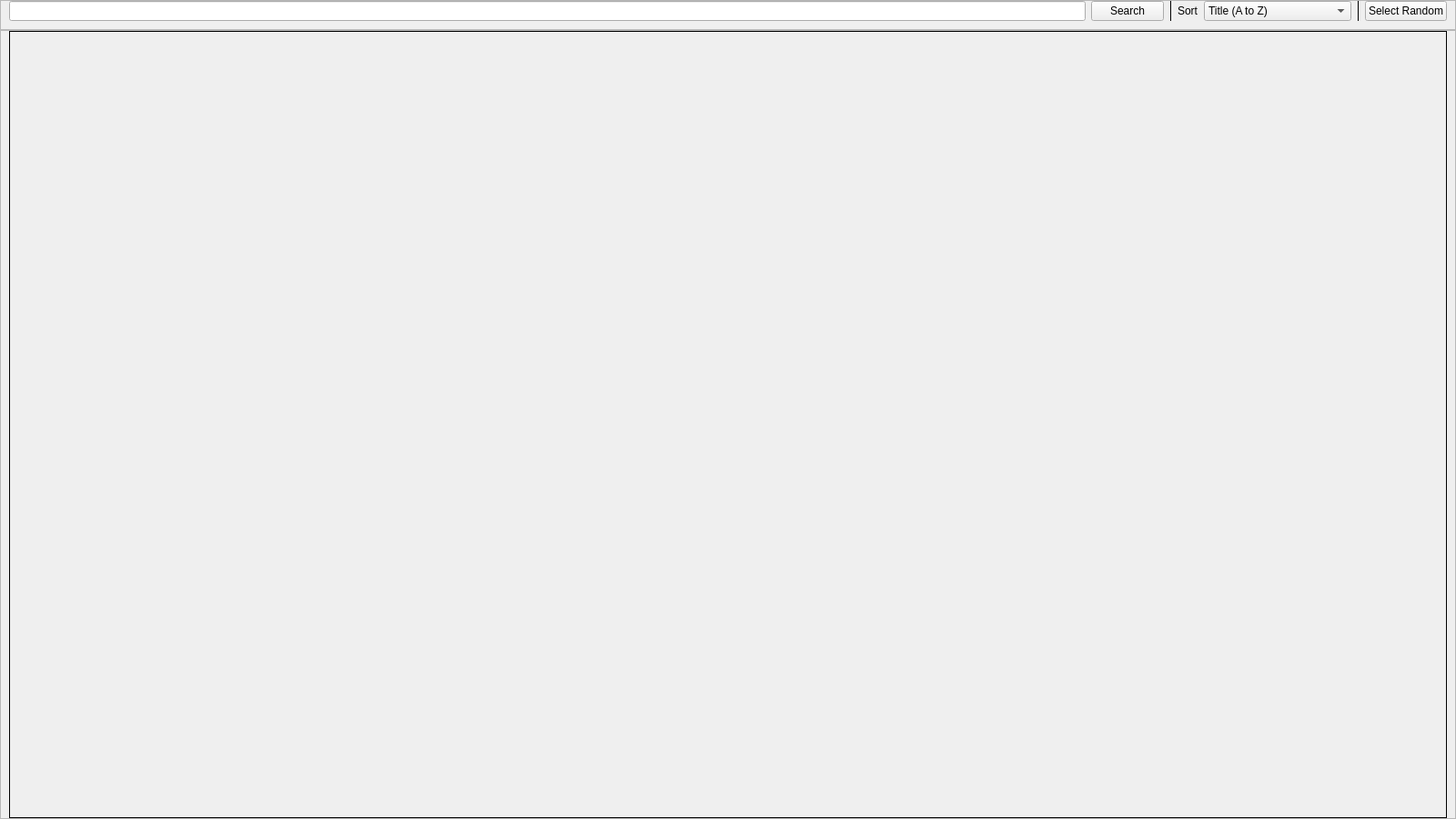
<?xml version="1.0" encoding="UTF-8"?>
<ui version="4.0">
 <class>bookshelf_panel</class>
 <widget class="QFrame" name="bookshelf_panel">
  <property name="geometry">
   <rect>
    <x>0</x>
    <y>0</y>
    <width>1600</width>
    <height>900</height>
   </rect>
  </property>
  <property name="windowTitle">
   <string>Frame</string>
  </property>
  <layout class="QVBoxLayout" name="verticalLayout">
   <property name="spacing">
    <number>0</number>
   </property>
   <property name="leftMargin">
    <number>0</number>
   </property>
   <property name="topMargin">
    <number>0</number>
   </property>
   <property name="rightMargin">
    <number>0</number>
   </property>
   <property name="bottomMargin">
    <number>0</number>
   </property>
   <item>
    <widget class="QFrame" name="frame">
     <property name="frameShape">
      <enum>QFrame::StyledPanel</enum>
     </property>
     <property name="frameShadow">
      <enum>QFrame::Raised</enum>
     </property>
     <layout class="QHBoxLayout" name="horizontalLayout_2">
      <property name="topMargin">
       <number>0</number>
      </property>
      <item>
       <widget class="QLineEdit" name="search_bar"/>
      </item>
      <item>
       <widget class="QPushButton" name="search_button">
        <property name="text">
         <string>Search</string>
        </property>
       </widget>
      </item>
      <item>
       <widget class="Line" name="line">
        <property name="frameShadow">
         <enum>QFrame::Plain</enum>
        </property>
        <property name="lineWidth">
         <number>1</number>
        </property>
        <property name="orientation">
         <enum>Qt::Vertical</enum>
        </property>
       </widget>
      </item>
      <item>
       <widget class="QLabel" name="label">
        <property name="text">
         <string>Sort</string>
        </property>
       </widget>
      </item>
      <item>
       <widget class="QComboBox" name="sort_by">
        <property name="palette">
         <palette>
          <active>
           <colorrole role="Text">
            <brush brushstyle="SolidPattern">
             <color alpha="255">
              <red>0</red>
              <green>0</green>
              <blue>0</blue>
             </color>
            </brush>
           </colorrole>
          </active>
          <inactive>
           <colorrole role="Text">
            <brush brushstyle="SolidPattern">
             <color alpha="255">
              <red>0</red>
              <green>0</green>
              <blue>0</blue>
             </color>
            </brush>
           </colorrole>
          </inactive>
          <disabled>
           <colorrole role="Text">
            <brush brushstyle="SolidPattern">
             <color alpha="255">
              <red>120</red>
              <green>120</green>
              <blue>120</blue>
             </color>
            </brush>
           </colorrole>
          </disabled>
         </palette>
        </property>
        <item>
         <property name="text">
          <string>Title (A to Z)</string>
         </property>
        </item>
        <item>
         <property name="text">
          <string>Title (Z to A)</string>
         </property>
        </item>
        <item>
         <property name="text">
          <string>Rating (0 to 10)</string>
         </property>
        </item>
        <item>
         <property name="text">
          <string>Rating (10 to 0)</string>
         </property>
        </item>
        <item>
         <property name="text">
          <string>Pages (low to high)</string>
         </property>
        </item>
        <item>
         <property name="text">
          <string>Pages (high to low)</string>
         </property>
        </item>
        <item>
         <property name="text">
          <string>Date Added (old to new)</string>
         </property>
        </item>
        <item>
         <property name="text">
          <string>Date Added (new to old)</string>
         </property>
        </item>
        <item>
         <property name="text">
          <string>Randomly</string>
         </property>
        </item>
       </widget>
      </item>
      <item>
       <widget class="Line" name="line_2">
        <property name="frameShadow">
         <enum>QFrame::Plain</enum>
        </property>
        <property name="orientation">
         <enum>Qt::Vertical</enum>
        </property>
       </widget>
      </item>
      <item>
       <widget class="QPushButton" name="random_button">
        <property name="text">
         <string>Select Random</string>
        </property>
       </widget>
      </item>
     </layout>
    </widget>
   </item>
   <item>
    <widget class="QFrame" name="frame_2">
     <property name="frameShape">
      <enum>QFrame::StyledPanel</enum>
     </property>
     <property name="frameShadow">
      <enum>QFrame::Raised</enum>
     </property>
     <layout class="QHBoxLayout" name="main_area">
      <property name="topMargin">
       <number>0</number>
      </property>
      <property name="bottomMargin">
       <number>0</number>
      </property>
      <item>
       <widget class="QScrollArea" name="bookshelf_scroll_area">
        <property name="frameShape">
         <enum>QFrame::Box</enum>
        </property>
        <property name="frameShadow">
         <enum>QFrame::Plain</enum>
        </property>
        <property name="widgetResizable">
         <bool>true</bool>
        </property>
        <widget class="QWidget" name="scrollAreaWidgetContents_2">
         <property name="geometry">
          <rect>
           <x>0</x>
           <y>0</y>
           <width>1578</width>
           <height>862</height>
          </rect>
         </property>
         <layout class="QGridLayout" name="bookshelf_layout">
          <property name="verticalSpacing">
           <number>50</number>
          </property>
         </layout>
        </widget>
       </widget>
      </item>
     </layout>
    </widget>
   </item>
  </layout>
 </widget>
 <resources/>
 <connections/>
</ui>
